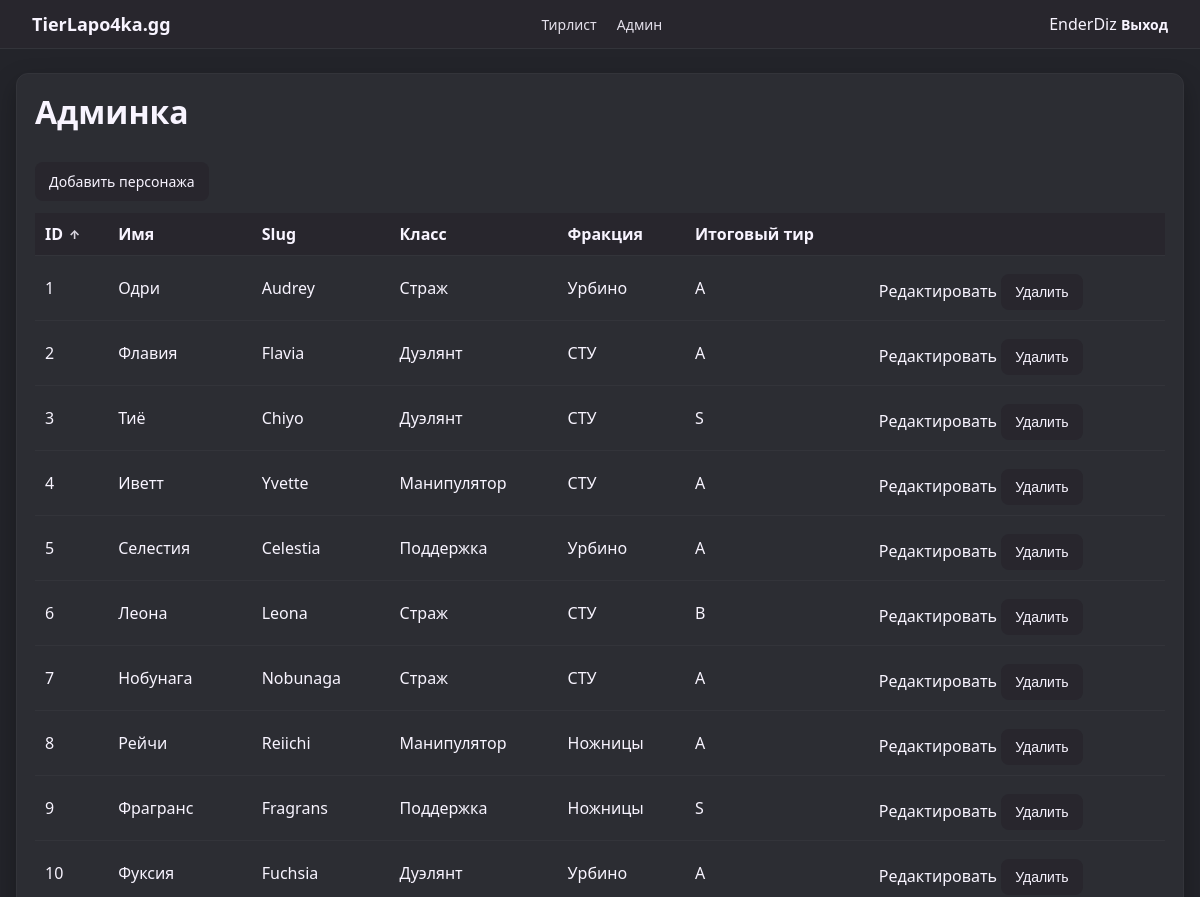
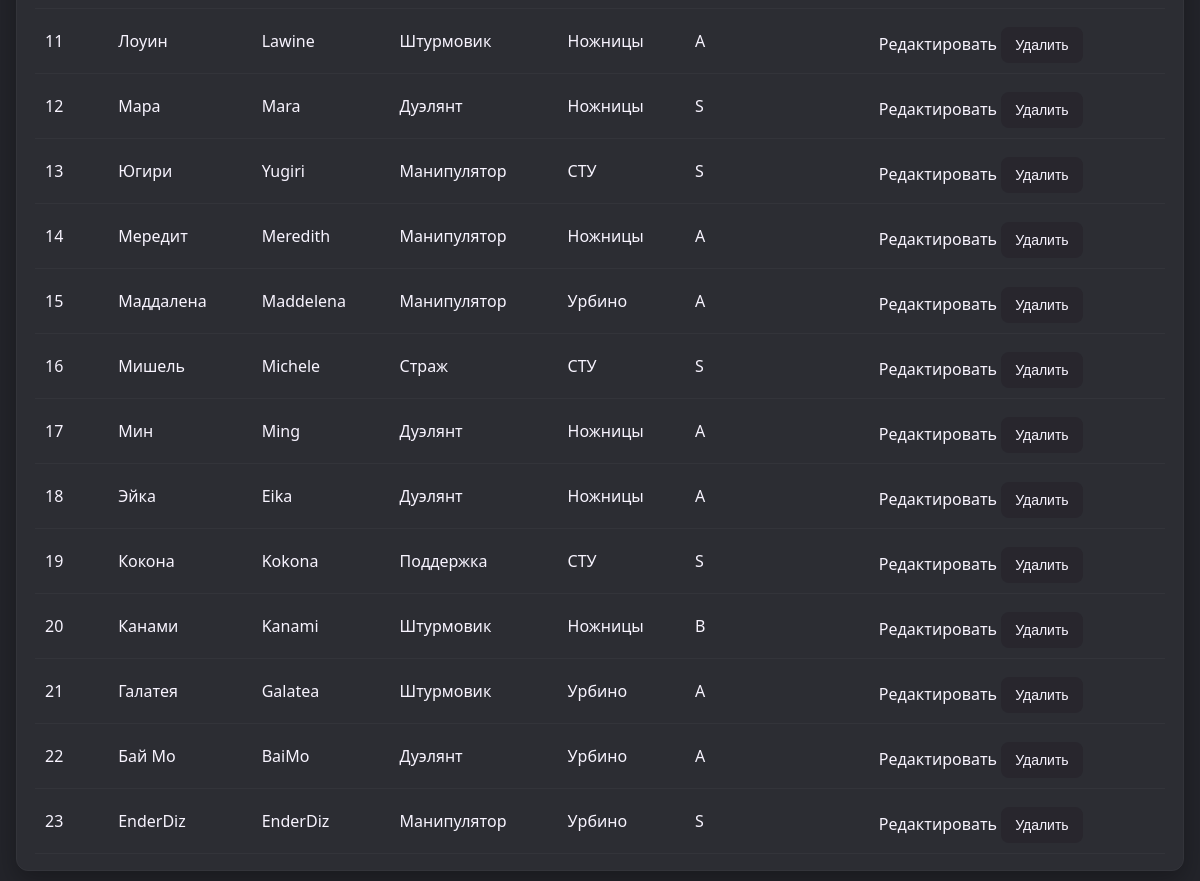
Page /admin?sort=id&direction=asc (signed in) on the committed database (2 pictures, top to bottom).
### models.py (models this page shows)
class User(db.Model):
    id = db.Column(db.Integer, primary_key=True)
    username = db.Column(db.String(64), unique=True, nullable=False)
    password_hash = db.Column(db.String(255), nullable=False)
    is_admin = db.Column(db.Boolean, default=False)

class Character(db.Model):
    id = db.Column(db.Integer, primary_key=True)
    name = db.Column(db.String(128), nullable=False)
    slug = db.Column(db.String(128), unique=True, nullable=False)
    class_name = db.Column(db.String(32))
    faction = db.Column(db.String(32))
    tier_weapon = db.Column(db.String(3))
    tier_skill = db.Column(db.String(3))
    tier_passive = db.Column(db.String(3))
    tier_ultimate = db.Column(db.String(3))
    difficulty = db.Column(db.String(32))  # НОВОЕ: сложность освоения
    short_summary = db.Column(db.Text)
    review = db.Column(db.Text)
    image_name = db.Column(db.String(255))
    skills = db.relationship("Skill", backref="character", lazy=True,
                             cascade="all, delete-orphan")
    @property
    def overall_tier(self):
        map_letter = {
            "D": 1,
            "C": 2,
            "B": 3,
            "A": 4,
            "S": 5,
            "SS": 6,
            "SSS": 7,
        }
        map_back = {v: k for k, v in map_letter.items()}
        vals = [
            map_letter.get(self.tier_weapon),
            map_letter.get(self.tier_skill),
            map_letter.get(self.tier_passive),
            map_letter.get(self.tier_ultimate),
        ]
        vals = [v for v in vals if v is not None]
        if not vals:
            return None
        avg = sum(vals) / len(vals)
        closest = min(map_back.keys(), key=lambda v: abs(v - avg))
        return map_back[closest]

### app.py (the view)
    @app.route("/admin")
    @admin_required
    def admin_dashboard():
        sort = request.args.get("sort", "name")
        direction = request.args.get("direction", "asc")
        if sort not in ("id", "name"):
            sort = "name"
        if direction not in ("asc", "desc"):
            direction = "asc"
        column = Character.id if sort == "id" else Character.name
        order_clause = column.desc() if direction == "desc" else column.asc()
        characters = Character.query.order_by(order_clause, Character.id.asc()).all()
        return render_template(
            "admin_dashboard.html",
            characters=characters,
            sort=sort,
            direction=direction,
        )

### auth.py (called while the page is built)
def get_current_user():
    user_id = session.get("user_id")
    if user_id is None:
        return None
    return User.query.get(user_id)

def admin_required(view_func):
    @wraps(view_func)
    def wrapper(*args, **kwargs):
        user = get_current_user()
        if not user or not user.is_admin:
            flash("Недостаточно прав.", "error")
            return redirect(url_for("login"))
        return view_func(*args, **kwargs)
    return wrapper

### templates/admin_dashboard.html (shortened to what this page needs)
{% extends "base.html" %}
{% block extra_css %}
<link rel="stylesheet" href="{{ url_for('static', filename='admin.css') }}">
{% endblock %}
{% block content %}
<div class="card">
    <h1>Админка</h1>
    <a class="btn" href="{{ url_for('admin_new_character') }}">Добавить персонажа</a>
    <table class="admin-table">
        <thead>
        <tr>
            {% set next_id_dir = 'desc' if sort == 'id' and direction == 'asc' else 'asc' %}
            {% set next_name_dir = 'desc' if sort == 'name' and direction == 'asc' else 'asc' %}
            <th>
                <a class="sort-link{% if sort == 'id' %} active{% endif %}"
                   href="{{ url_for('admin_dashboard', sort='id', direction=next_id_dir) }}">
                    ID
                    {% if sort == 'id' %}
                        <span class="sort-indicator">{{ '↑' if direction == 'asc' else '↓' }}</span>
                    {% endif %}
                </a>
            </th>
            <th>
                <a class="sort-link{% if sort == 'name' %} active{% endif %}"
                   href="{{ url_for('admin_dashboard', sort='name', direction=next_name_dir) }}">
                    Имя
                </a>
            </th>
            <th>Slug</th>
            <th>Класс</th>
            <th>Фракция</th>
            <th>Итоговый тир</th>
            <th></th>
        </tr>
        </thead>
        <tbody>
        {% for ch in characters %}
        <tr>
            <td>{{ ch.id }}</td>
            <td>{{ ch.name }}</td>
            <td>{{ ch.slug }}</td>
            <td>{{ ch.class_name or '—' }}</td>
            <td>{{ ch.faction or '—' }}</td>
            <td>{{ ch.overall_tier or '-' }}</td>
            <td>
                <a href="{{ url_for('admin_edit_character', char_id=ch.id) }}">Редактировать</a>
                <form method="post"
                      action="{{ url_for('admin_delete_character', char_id=ch.id) }}"
                      style="display:inline"
                      onsubmit="return confirm('Удалить персонажа?');">
                    <button type="submit">Удалить</button>
                </form>
            </td>
        </tr>
        {% endfor %}
        </tbody>
    </table>
</div>
{% endblock %}

### templates/base.html (shortened to what this page needs)
<!doctype html>
<html lang="en">
<head>
    <link rel="stylesheet" href="{{ url_for('static', filename='style.css') }}">
    {% block extra_css %}{% endblock %}
</head>
<body>
<header class="top-nav">
    <div class="logo">TierLapo4ka.gg</div>
    <nav>
        <a href="{{ url_for('tier_list') }}">Тирлист</a>
        {% if current_user and current_user.is_admin %}
            <a href="{{ url_for('admin_dashboard') }}">Админ</a>
        {% endif %}
    </nav>
    <div class="user-block">
        {% if current_user %}
            <span>{{ current_user.username }}</span>
            <a href="{{ url_for('logout') }}">Выход</a>
        {% else %}
            <a href="{{ url_for('login') }}">Авторизация</a>
        {% endif %}
    </div>
</header>
<main class="page-container {% block page_class %}{% endblock %}">
    {% block content %}{% endblock %}
</main>
</body>
</html>

### static/style.css (style rules this page uses)
body { margin: 0; font-family: system-ui, -apple-system, BlinkMacSystemFont, "Segoe UI", sans-serif; background: #23242a; color: #F8F4FF; }
a { color: inherit; text-decoration: none; }
.top-nav { position: sticky; top: 0; z-index: 10; display: flex; align-items: center; justify-content: space-between; padding: 12px 32px; background: #28262d; border-bottom: 1px solid #33343a; color: #F8F4FF; backdrop-filter: blur(8px); }
.logo { font-weight: 700; font-size: 18px; }
.top-nav nav a { margin-right: 16px; font-size: 14px; opacity: 0.9; }
.user-block a { font-size: 14px; font-weight: 600; }
.page-container { max-width: 1280px; margin: 24px auto 40px; padding: 0 16px; }
.card { background: #2c2d33; border-radius: 12px; padding: 16px 18px; margin-bottom: 20px; border: 1px solid #33343a; box-shadow: 0 10px 25px rgba(0, 0, 0, 0.28); }
h1, h2, h3 { margin-top: 0; color: #F8F4FF; }
button, .btn { display: inline-block; padding: 10px 14px; border-radius: 8px; border: none; background: #28262d; color: #F8F4FF; font-size: 14px; cursor: pointer; margin-top: 8px; transition: filter 0.12s ease, transform 0.12s ease; }

### static/admin.css (style rules this page uses)
.admin-table { width: 100%; border-collapse: collapse; margin-top: 12px; }
.admin-table th, .admin-table td { padding: 10px; text-align: left; border-bottom: 1px solid #33343a; color: #F8F4FF; }
.admin-table th { background: #28262d; font-weight: 800; color: #F8F4FF; }
.sort-link { color: #F8F4FF; display: inline-flex; align-items: center; gap: 6px; }
.sort-link.active { font-weight: 800; }
.sort-link .sort-indicator { font-size: 12px; opacity: 0.85; }

### rows in the picture
User: username "EnderDiz"
Character: id "1", name "Одри", slug "Audrey", class_name "Страж", faction "Урбино", tier_weapon+tier_skill+tier_passive "A"
Character: id "2", name "Флавия", slug "Flavia", class_name "Дуэлянт", faction "СТУ", tier_weapon+tier_skill+tier_passive "A"
Character: id "3", name "Тиё", slug "Chiyo", class_name "Дуэлянт", faction "СТУ", tier_weapon+tier_skill+tier_passive "S"
Character: id "4", name "Иветт", slug "Yvette", class_name "Манипулятор", faction "СТУ", tier_weapon+tier_skill+tier_passive "A"
Character: id "5", name "Селестия", slug "Celestia", class_name "Поддержка", faction "Урбино", tier_weapon+tier_skill+tier_passive "A"
Character: id "6", name "Леона", slug "Leona", class_name "Страж", faction "СТУ", tier_weapon+tier_skill+tier_passive "B"
Character: id "7", name "Нобунага", slug "Nobunaga", class_name "Страж", faction "СТУ", tier_weapon+tier_skill+tier_passive "A"
Character: id "8", name "Рейчи", slug "Reiichi", class_name "Манипулятор", faction "Ножницы", tier_weapon+tier_skill+tier_passive "A"
Character: id "9", name "Фрагранс", slug "Fragrans", class_name "Поддержка", faction "Ножницы", tier_weapon+tier_skill+tier_passive "S"
Character: id "10", name "Фуксия", slug "Fuchsia", class_name "Дуэлянт", faction "Урбино", tier_weapon+tier_skill+tier_passive "A"
Character: id "11", name "Лоуин", slug "Lawine", class_name "Штурмовик", faction "Ножницы", tier_weapon+tier_skill+tier_passive "A"
Character: id "12", name "Мара", slug "Mara", class_name "Дуэлянт", faction "Ножницы", tier_weapon+tier_skill+tier_passive "S"
Character: id "13", name "Югири", slug "Yugiri", class_name "Манипулятор", faction "СТУ", tier_weapon+tier_skill+tier_passive "S"
Character: id "14", name "Мередит", slug "Meredith", class_name "Манипулятор", faction "Ножницы", tier_weapon+tier_skill+tier_passive "A"
Character: id "15", name "Маддалена", slug "Maddelena", class_name "Манипулятор", faction "Урбино", tier_weapon+tier_skill+tier_passive "A"
Character: id "16", name "Мишель", slug "Michele", class_name "Страж", faction "СТУ", tier_weapon+tier_skill+tier_passive "S"
Character: id "17", name "Мин", slug "Ming", class_name "Дуэлянт", faction "Ножницы", tier_weapon+tier_skill+tier_passive "A"
Character: id "18", name "Эйка", slug "Eika", class_name "Дуэлянт", faction "Ножницы", tier_weapon+tier_skill+tier_passive "A"
Character: id "19", name "Кокона", slug "Kokona", class_name "Поддержка", faction "СТУ", tier_weapon+tier_skill+tier_passive "S"
Character: id "20", name "Канами", slug "Kanami", class_name "Штурмовик", faction "Ножницы", tier_weapon+tier_skill+tier_passive "B"
Character: id "21", name "Галатея", slug "Galatea", class_name "Штурмовик", faction "Урбино", tier_weapon+tier_skill+tier_passive "A"
Character: id "22", name "Бай Мо", slug "BaiMo", class_name "Дуэлянт", faction "Урбино", tier_weapon+tier_skill+tier_passive "A"
Character: id "23", name "EnderDiz", slug "EnderDiz", class_name "Манипулятор", faction "Урбино", tier_weapon+tier_skill+tier_passive "S"

### other values in the picture
{{ '↑' if direction == 'asc' else '↓' }} "↑"
